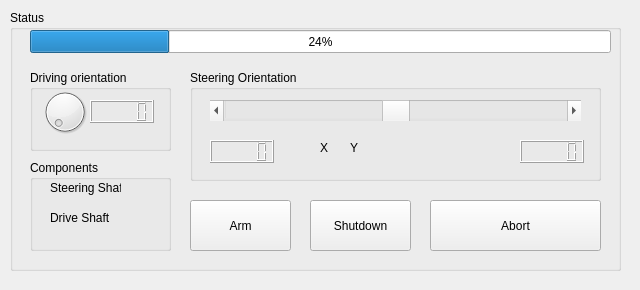
<?xml version="1.0" encoding="UTF-8"?>
<ui version="4.0">
 <class>ATVWindow</class>
 <widget class="QMainWindow" name="ATVWindow">
  <property name="geometry">
   <rect>
    <x>0</x>
    <y>0</y>
    <width>640</width>
    <height>290</height>
   </rect>
  </property>
  <property name="windowTitle">
   <string>ATV</string>
  </property>
  <widget class="QGroupBox" name="groupBox">
   <property name="geometry">
    <rect>
     <x>10</x>
     <y>10</y>
     <width>611</width>
     <height>261</height>
    </rect>
   </property>
   <property name="title">
    <string>Status</string>
   </property>
   <widget class="QProgressBar" name="progressBar">
    <property name="geometry">
     <rect>
      <x>20</x>
      <y>20</y>
      <width>581</width>
      <height>23</height>
     </rect>
    </property>
    <property name="value">
     <number>24</number>
    </property>
   </widget>
   <widget class="QGroupBox" name="groupBox_4">
    <property name="enabled">
     <bool>true</bool>
    </property>
    <property name="geometry">
     <rect>
      <x>180</x>
      <y>60</y>
      <width>411</width>
      <height>111</height>
     </rect>
    </property>
    <property name="title">
     <string>Steering Orientation</string>
    </property>
    <widget class="QScrollBar" name="horizontalScrollBar">
     <property name="geometry">
      <rect>
       <x>20</x>
       <y>30</y>
       <width>371</width>
       <height>21</height>
      </rect>
     </property>
     <property name="minimum">
      <number>-60</number>
     </property>
     <property name="maximum">
      <number>60</number>
     </property>
     <property name="tracking">
      <bool>true</bool>
     </property>
     <property name="orientation">
      <enum>Qt::Horizontal</enum>
     </property>
     <property name="invertedControls">
      <bool>true</bool>
     </property>
    </widget>
    <widget class="QLCDNumber" name="lcdNumber">
     <property name="geometry">
      <rect>
       <x>330</x>
       <y>70</y>
       <width>64</width>
       <height>23</height>
      </rect>
     </property>
    </widget>
    <widget class="QLCDNumber" name="lcdNumber_3">
     <property name="geometry">
      <rect>
       <x>20</x>
       <y>70</y>
       <width>64</width>
       <height>23</height>
      </rect>
     </property>
    </widget>
    <widget class="QLabel" name="label_3">
     <property name="geometry">
      <rect>
       <x>130</x>
       <y>70</y>
       <width>16</width>
       <height>16</height>
      </rect>
     </property>
     <property name="text">
      <string>X</string>
     </property>
    </widget>
    <widget class="QLabel" name="label_4">
     <property name="geometry">
      <rect>
       <x>160</x>
       <y>70</y>
       <width>16</width>
       <height>16</height>
      </rect>
     </property>
     <property name="text">
      <string>Y</string>
     </property>
    </widget>
   </widget>
   <widget class="QGroupBox" name="groupBox_3">
    <property name="geometry">
     <rect>
      <x>20</x>
      <y>60</y>
      <width>141</width>
      <height>81</height>
     </rect>
    </property>
    <property name="title">
     <string>Driving orientation</string>
    </property>
    <widget class="QDial" name="dial">
     <property name="geometry">
      <rect>
       <x>10</x>
       <y>10</y>
       <width>50</width>
       <height>64</height>
      </rect>
     </property>
    </widget>
    <widget class="QLCDNumber" name="lcdNumber_2">
     <property name="geometry">
      <rect>
       <x>60</x>
       <y>30</y>
       <width>64</width>
       <height>23</height>
      </rect>
     </property>
    </widget>
   </widget>
   <widget class="QGroupBox" name="groupBox_2">
    <property name="geometry">
     <rect>
      <x>20</x>
      <y>150</y>
      <width>141</width>
      <height>91</height>
     </rect>
    </property>
    <property name="title">
     <string>Components</string>
    </property>
    <widget class="QLabel" name="label_2">
     <property name="geometry">
      <rect>
       <x>20</x>
       <y>20</y>
       <width>71</width>
       <height>16</height>
      </rect>
     </property>
     <property name="text">
      <string>Steering Shaft</string>
     </property>
    </widget>
    <widget class="QLabel" name="label">
     <property name="geometry">
      <rect>
       <x>20</x>
       <y>50</y>
       <width>61</width>
       <height>16</height>
      </rect>
     </property>
     <property name="text">
      <string>Drive Shaft</string>
     </property>
    </widget>
   </widget>
   <widget class="QPushButton" name="pushButton_3">
    <property name="geometry">
     <rect>
      <x>300</x>
      <y>190</y>
      <width>101</width>
      <height>51</height>
     </rect>
    </property>
    <property name="text">
     <string>Shutdown</string>
    </property>
   </widget>
   <widget class="QPushButton" name="pushButton_2">
    <property name="geometry">
     <rect>
      <x>420</x>
      <y>190</y>
      <width>171</width>
      <height>51</height>
     </rect>
    </property>
    <property name="text">
     <string>Abort</string>
    </property>
   </widget>
   <widget class="QPushButton" name="pushButton">
    <property name="geometry">
     <rect>
      <x>180</x>
      <y>190</y>
      <width>101</width>
      <height>51</height>
     </rect>
    </property>
    <property name="text">
     <string>Arm</string>
    </property>
   </widget>
  </widget>
 </widget>
 <resources/>
 <connections/>
</ui>
